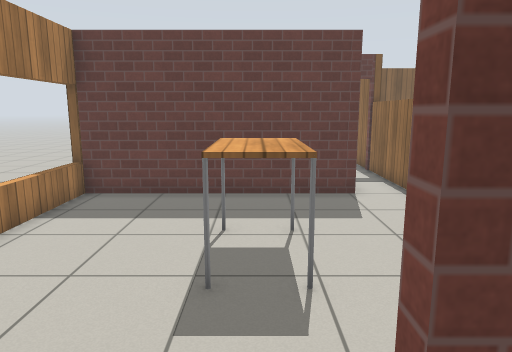
view 1 (above)

22 first-person views from a walk through a Gazebo world. The camera is 1.3 m above the floor, tilts 10° down and sees 70° across. The floor is counted in squares, 0.5 m on a side. Each view is taken from the middle of a square. On the plan, view 1 faces up. The plan holds only what a view shows up to about 20 squares ahead; the rest is blank. Simple patterns stand in for the simulator's built-in surfaces.

view 2
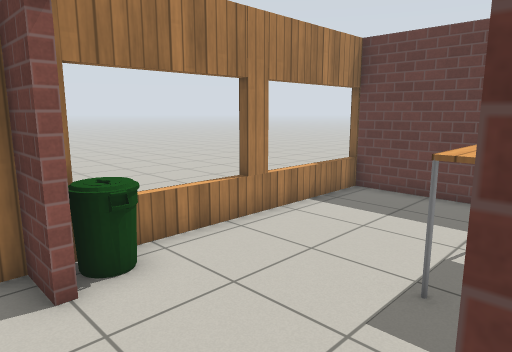

view 3
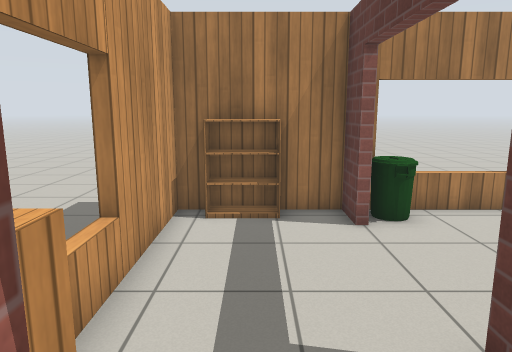

view 4
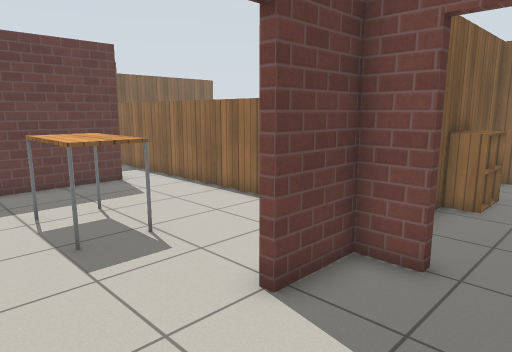

view 5
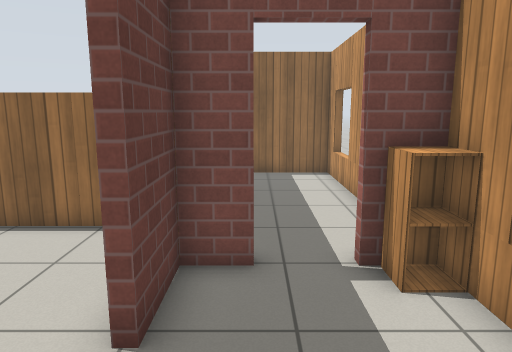

view 6
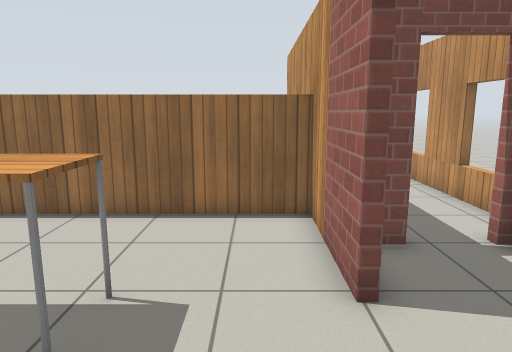

view 7
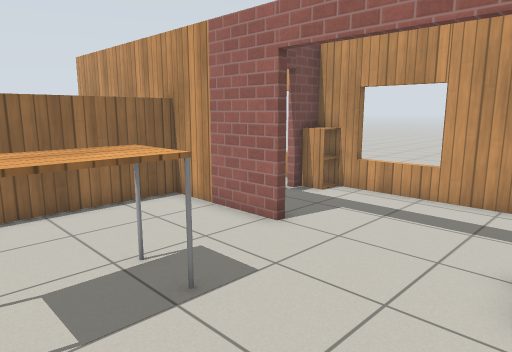

view 8
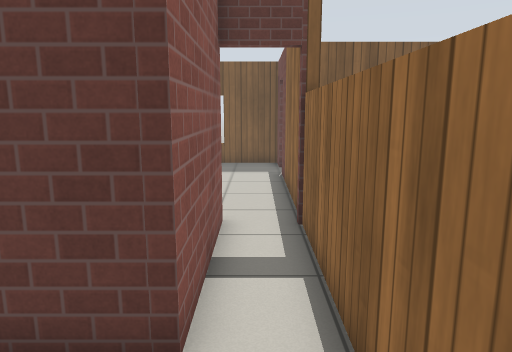

view 9
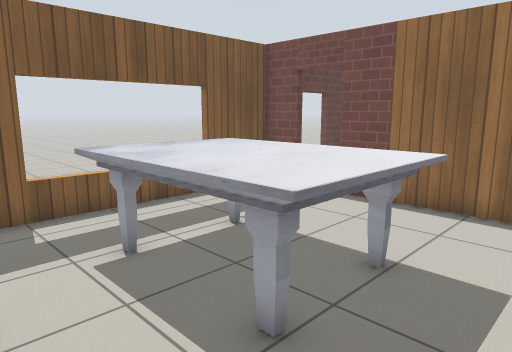

view 10
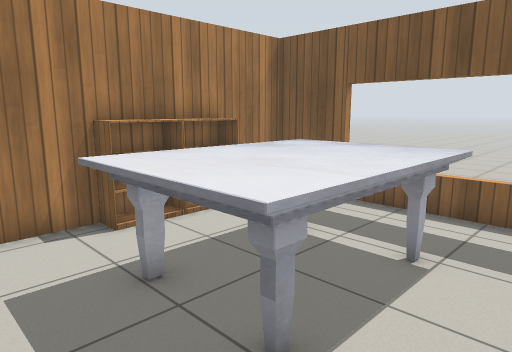

view 11
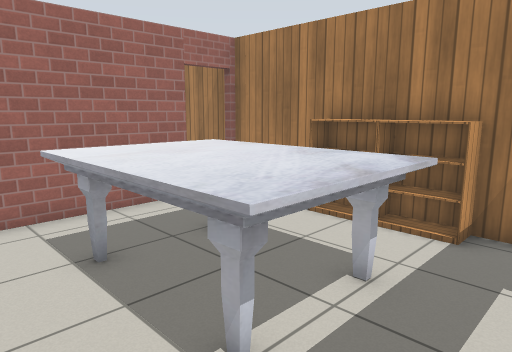

view 12
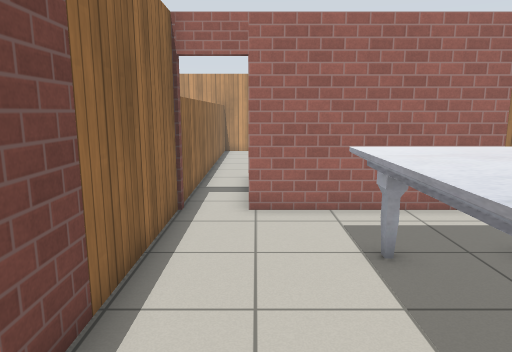

view 13
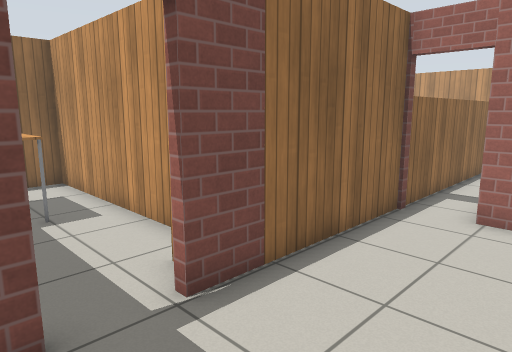

view 14
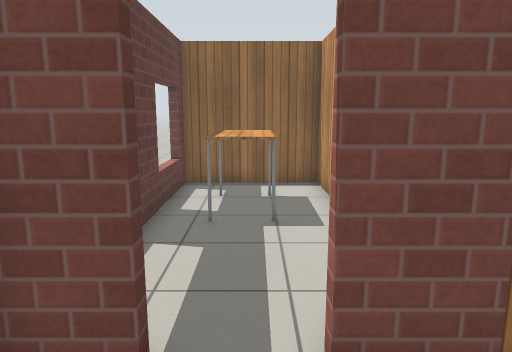

view 15
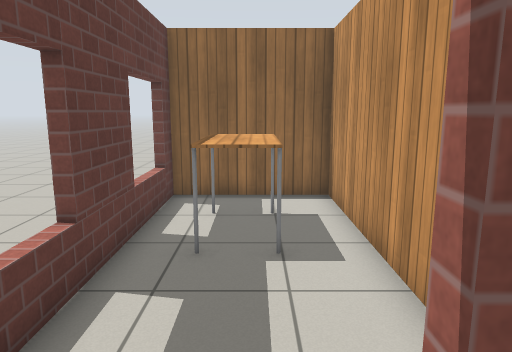

view 16
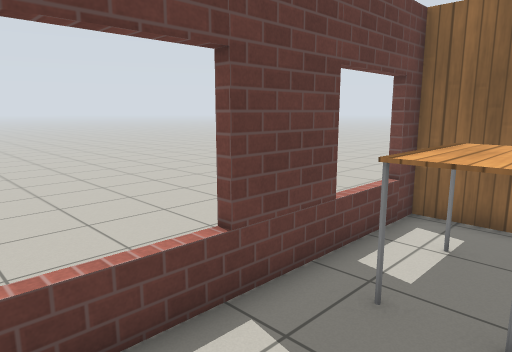

view 17
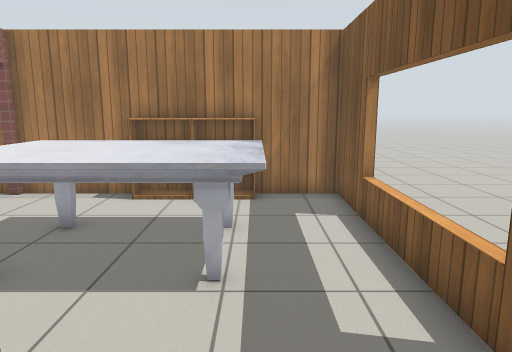

view 18
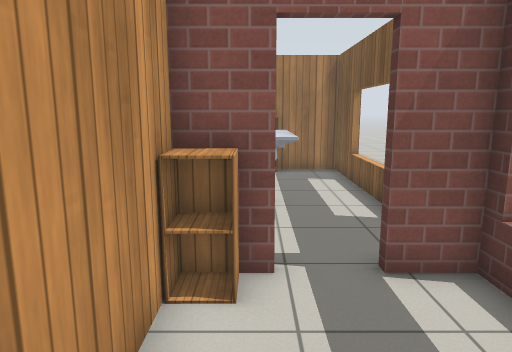

view 19
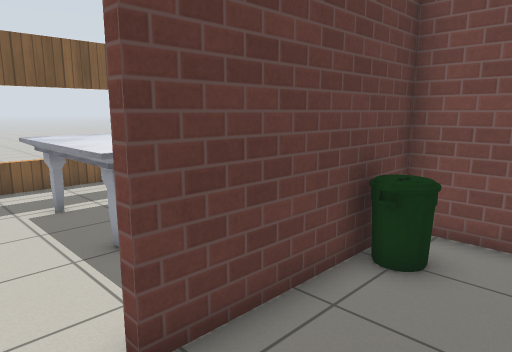

view 20
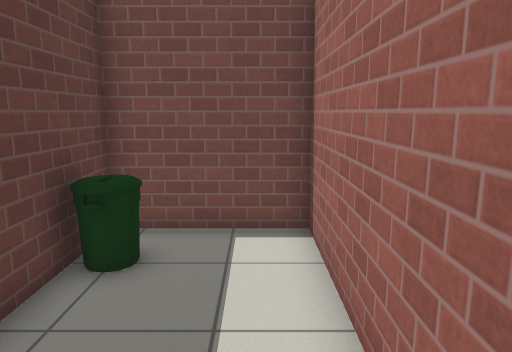

view 21
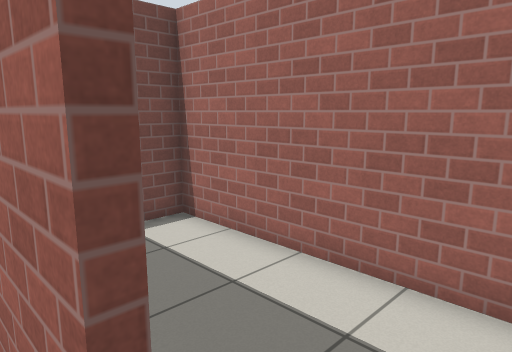

view 22
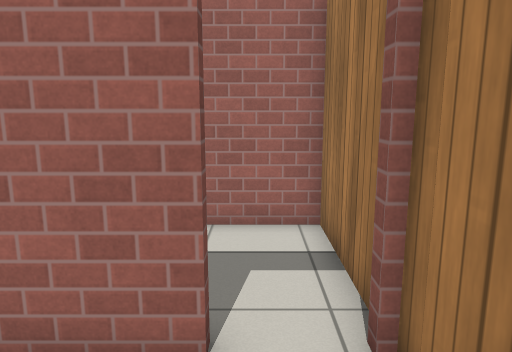

### Floor plan
Points are (right, up) in squares from view 1. A wall is a line through its corners. A room is listed if a view was taken in it or the views show most of it. See-through windows are left out.
Room 1 (views 1, 2, 4, 5)
walls: (-4.1, 1.3) (-5.5, 1.3) (-5.5, -3.1) (2.9, -3.1) (2.9, -1.7); (2.9, 0) (2.9, 1.3) (0.6, 1.3)
ways out: open door at (3, -0.5) to room 2; opening at (-5, 1) to room 3; open door at (-1.8, 1.4) to room 3
objects: bookshelf (-5, -2) to (-5, -1); cabinet (2, -3) to (2, -2)
Room 2 (view 3)
walls: (7.5, 1.3) (7, 1.3); (4.3, -3.1) (12.6, -3.1) (12.6, 1.3) (9.4, 1.3)
ways out: open door at (3, -0.5) to room 1
objects: cabinet (8, 1); cabinet (9, 1)
Room 3 (views 6, 7, 8)
walls: (0.6, 1.6) (5, 1.6); (-5.5, 11.6) (-5.5, 2); (5.1, 1.5) (5.1, 16.1); (3.2, 16.5) (3.2, 11.5) (-5.9, 11.5)
ways out: opening at (-5, 1) to room 1; open door at (-1.8, 1.4) to room 1
objects: bin (-5, 2) to (-4, 3); table (-1, 5) to (1, 8)
Room 4 (views 9, 10, 11, 12, 13, 14, 15, 21, 22)
walls: (-3.5, 16.5) (3.2, 16.5); (5.1, 25.1) (5.1, 26.6) (-5.5, 26.6) (-5.5, 16.5); (5.1, 16.1) (5.1, 23.3)
ways out: open door at (5, 24.5) to room 5; open door at (-4.5, 16) to room 6; open door at (4.5, 16)
objects: bookshelf (-5, 21) to (-5, 22); bookshelf (-5, 23) to (-5, 24); marble table (-2, 19) to (1, 24)
Room 5 (views 16, 17, 18)
walls: (5.4, 23.3) (5.4, 21.7) (15.3, 21.7) (15.3, 26.6) (5.4, 26.6) (5.4, 25.1)
ways out: open door at (5, 24.5) to room 4
objects: cabinet (6, 22); table (11, 24) to (13, 25)
Room 6 (views 19, 20)
walls: (-5.5, 16.1) (-5.5, 11.8) (2.9, 11.8) (2.9, 16.2) (-3.5, 16.2)
ways out: open door at (-4.5, 16) to room 4
objects: bin (1, 15) to (1, 16)

Positions as (right, up) in squares from view 1, and headings:
1: (0, 0), facing up
2: (1, 0), facing up-left
3: (4, -1), facing left
4: (-3, -2), facing up-right
5: (-3, 0), facing right
6: (-4, 3), facing right
7: (-5, 8), facing down-right
8: (4, 8), facing up
9: (-5, 17), facing up-right
10: (3, 17), facing up-left
11: (3, 26), facing down-left
12: (3, 26), facing down
13: (1, 26), facing down-right
14: (2, 24), facing right
15: (4, 24), facing right
16: (6, 23), facing up-right
17: (6, 24), facing left
18: (11, 23), facing left
19: (-5, 13), facing up-right
20: (-5, 13), facing right
21: (-5, 17), facing down-right
22: (-4, 20), facing down
